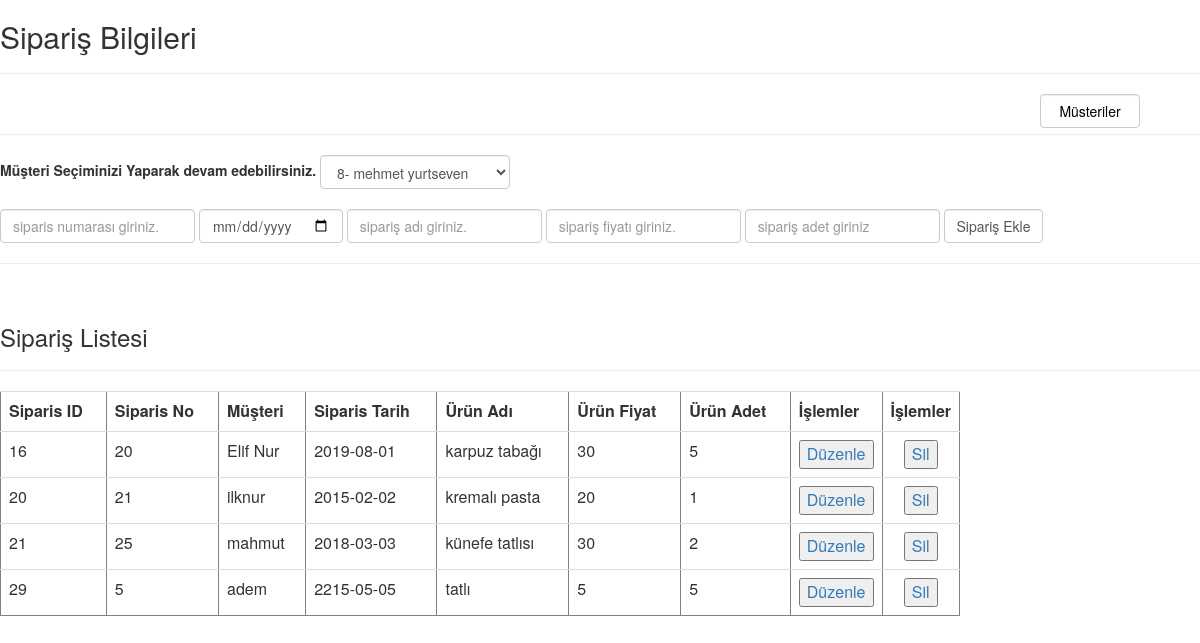
/Rota/siparis.php, run on the app's committed database.
### tables this page shows
CREATE TABLE `siparis` (
  `siparis_id` int(11) NOT NULL,
  `siparis_no` int(5) NOT NULL,
  `siparis_tarih` date NOT NULL,
  `urun_ad` varchar(50) NOT NULL,
  `urun_fiyat` varchar(5) NOT NULL,
  `urun_adet` varchar(5) NOT NULL,
  `musteri_id` int(11) NOT NULL
);

CREATE TABLE `musteri` (
  `musteri_id` int(10) NOT NULL,
  `musteri_ad` varchar(50) NOT NULL,
  `musteri_soyad` varchar(50) NOT NULL,
  `musteri_tc` int(11) NOT NULL,
  `musteri_adres` varchar(1000) NOT NULL,
  `musteri_mail` varchar(50) NOT NULL,
  `musteri_no` int(15) NOT NULL
);

### Rota/siparis.php (the view, shortened to what this page needs)
<?php require_once "connection.php"; ?>
<link rel="stylesheet" type="text/css" href="style.css"/>
<link rel="stylesheet" href="https://maxcdn.bootstrapcdn.com/bootstrap/3.3.7/css/bootstrap.min.css">
<!DOCTYPE html>
<html>
<head>
</head>
<body>
	<h2>Sipariş Bilgileri</h2>
	<hr>
	<button  type="submit" name="siparis" class="form-control" style="width: 100px; float: right;  margin-right: 5%; " > <a href="index.php" style="width: 100%; color:black;" > Müsteriler </a></button>
		<br><hr>
	<form action="process.php" method="POST" class="form-inline">
		<div class="form-group">
			<label>Müşteri Seçiminizi Yaparak devam edebilirsiniz.  </label>
			<select name="musteri_id" class="form-control" >
				<?php
				$musterikontrol=$db->prepare("SELECT * from musteri ");
				$musterikontrol->execute();
				while ($musteri_secim=$musterikontrol->fetch(PDO::FETCH_ASSOC)) { ?>
					<option value="<?php echo $musteri_secim["musteri_id"] ?> "> <?php echo $musteri_secim["musteri_id"]."- ".$musteri_secim["musteri_ad"]." ".$musteri_secim["musteri_soyad"]; ?> </option>
				<?php }; ?>
			</select>
		</div>
		<br> <br>
		<div class="form-group">
			<input type="number" class="form-control" required="" name="siparis_no" placeholder="siparis numarası giriniz.">
		</div>
		<div class="form-group">
			<input type="date" class="form-control"  required="" name="siparis_tarih">
		</div>
		<div class="form-group">
			<input type="text" class="form-control" required="" name="urun_ad" placeholder="sipariş adı giriniz.">
		</div>
		<div class="form-group">
			<input type="number" class="form-control" required="" name="urun_fiyat" placeholder="sipariş fiyatı giriniz.">
		</div>
		<div class="form-group">
			<input type="number" class="form-control" required="" name="urun_adet" placeholder="sipariş adet giriniz">
		</div>
		<button type="submit" class="form-control" name="_insertsiparis">Sipariş Ekle</button>
	</form>
	<hr>
	<br>
	<h3>Sipariş Listesi</h3>
	<hr>
	<table style="width: 80%" border="1" class="table">
		<tr>
			<th>Siparis ID</th>
			<th>Siparis No</th>
			<th>Müşteri</th>
			<th>Siparis Tarih</th>
			<th>Ürün Adı</th>
			<th>Ürün Fiyat</th>
			<th>Ürün Adet</th>
			<th width="50">İşlemler</th>
			<th width="50">İşlemler</th>
		</tr>
		<?php
		$siparisbilgi=$db->prepare("SELECT * from siparis as s inner join musteri as m on s.musteri_id=m.musteri_id");
		$siparisbilgi->execute();
		while ($sipariscek=$siparisbilgi->fetch(PDO::FETCH_ASSOC)) { ?>
			<tr>
				<td> <?php echo $sipariscek["siparis_id"]; ?> </td>
				<td> <?php echo $sipariscek["siparis_no"]; ?> </td>
				<td> <?php echo $sipariscek["musteri_ad"]; ?> </td>
				<td> <?php echo $sipariscek["siparis_tarih"]; ?> </td>
				<td> <?php echo $sipariscek["urun_ad"]; ?> </td>
				<td> <?php echo $sipariscek["urun_fiyat"]; ?> </td>
				<td> <?php echo $sipariscek["urun_adet"]; ?> </td>
				<td align="center"> <a href="siparisEdit.php?siparis_id= <?php echo $sipariscek["siparis_id"] ?>"> <button>Düzenle</button></a> </td>
				<td align="center">
					<a href="process.php?siparis_id= <?php echo $sipariscek["siparis_id"] ?>&siparisBilgisi=ok"> <button>Sil</button></a>
				</td>
			</tr>
		<?php 	}; ?>
	</table> <br><br>
</body>
</html>

### data on the page
siparis: siparis_id "16", siparis_no "20", musteri.musteri_ad "Elif Nur", siparis_tarih "2019-08-01", urun_ad "karpuz tabağı", urun_fiyat "30", urun_adet "5"
siparis: siparis_id "20", siparis_no "21", musteri.musteri_ad "ilknur", siparis_tarih "2015-02-02", urun_ad "kremalı pasta", urun_fiyat "20", urun_adet "1"
siparis: siparis_id "21", siparis_no "25", musteri.musteri_ad "mahmut", siparis_tarih "2018-03-03", urun_ad "künefe tatlısı", urun_fiyat "30", urun_adet "2"
siparis: siparis_id "29", siparis_no "5", musteri.musteri_ad "adem", siparis_tarih "2215-05-05", urun_ad "tatlı", urun_fiyat "5", urun_adet "5"

### other printed values
form field musteri_id "8- mehmet yurtseven"
